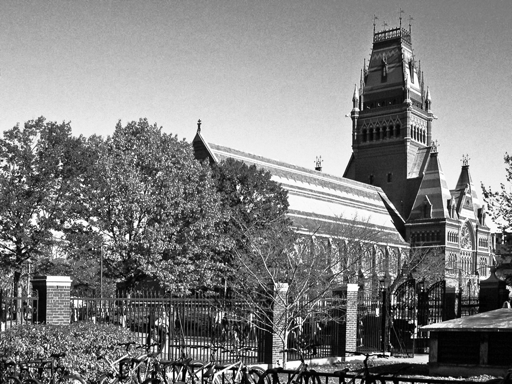
#> input picture hw4/Harvard_Small.png, 512 x 384 px
$ python P5_serial.py   (Python 2 division)
#> lines starting #> are read from the running program, lines starting #| are printed output that depends on the picture; after the words box and inside, x2 and y2 are one past the last pixel; in counts of white or black regions, pixels touching at a corner belong together; long printed decimals are rounded
import numpy as np
import matplotlib.image as img
import time

in_file_name = "Harvard_Small.png"
out_file_name = "Harvard_GrowRegion_CPU.png"

# Region growing constants [min, max]
seed_threshold = [0, 0.08];
threshold      = [0, 0.27];

def in_range(value, pair):
  '''True if value is in the range [pair[0],pair[1]]'''
  return pair[0] <= value <= pair[1]

def add_neighbors2D(i, j, width, height, data):
  '''Add all valid neighbor indices of (i,j) to the set data'''
  index = i*width + j        # Index of (i,j)
  if i > 0:
    data.add(index - width)  # Add (i-1,j)
  if i < height-1:
    data.add(index + width)  # Add (i+1,j)
  if j > 0:
    data.add(index - 1)      # Add (i,j-1)
  if j < width-1:
    data.add(index + 1)      # Add (i,j+1)

def index2ij(index, width, height):
  '''Transform an index to an (i,j) pair'''
  return index / width, index % width


if __name__ == '__main__':
  # Read image. BW images have R=G=B so extract the R-value
  image = img.imread(in_file_name)[:,:,0]
#> image: shape (384, 512) float32; min 0, max 1, mean 0.503
  height, width = np.int32(image.shape)
#> height = 384; width = 512
  print "Processing %d x %d image" % (width, height)
#| Processing 512 x 384 image

  # Initialize the image region as empty
  im_region = np.int8(np.zeros([height, width]))

  start_time = time.time()

  # Find any seed points in the image and add them to the region
  next_front = set()
  for i in xrange(0, height):
    for j in xrange(0, width):
      if in_range(image[i,j], seed_threshold):
        # This pixel is a seed pixel! Add it to the image region
        im_region[i,j] = 1
        # Add its neighbours to the next front
        add_neighbors2D(i, j, width, height, next_front)
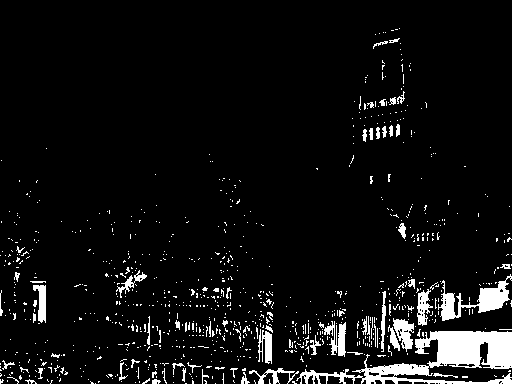
#> im_region: shape (384, 512) int8; values 0 (black) and 1 (white), 6.3% white; 896 white regions (828 under 20 px), largest, box (x1, y1, x2, y2) and area: (296, 331, 512, 384) 4341, (438, 274, 512, 321) 1153, (324, 321, 346, 357) 407

  # While the next front has pixels we need to process
  while len(next_front) > 0:
    # Swap front sets, this_front <= next_front, next_front = new set
    this_front, next_front = next_front, set()
    # For all the indices in this front
    for index in this_front:
      i,j = index2ij(index, width, height)  # Get (i,j)
      # If this front pixel isn't in the region, but it belongs in it
      if im_region[i,j] == 0 and in_range(image[i,j], threshold):
        # Add it!
        im_region[i,j] = 1;
        # Add its neighbours to the next front
        add_neighbors2D(i, j, width, height, next_front)
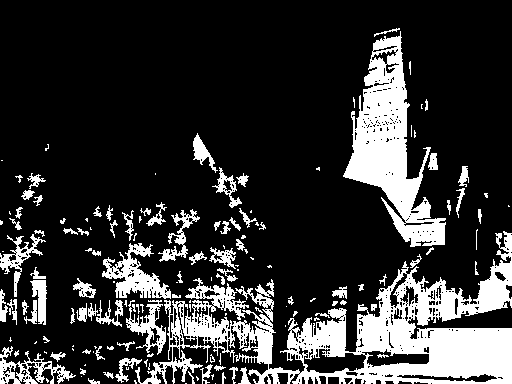
#> im_region: shape (384, 512) int8; values 0 (black) and 1 (white), 20.2% white; 153 white regions (64 under 20 px), largest, box (x1, y1, x2, y2) and area: (135, 231, 512, 384) 19591, (343, 31, 446, 247) 8730, (102, 243, 171, 299) 1623

  # Output
  stop_time = time.time()
  print "Serial: %f" % (stop_time - start_time)
#| Serial: 7.619
  img.imsave(out_file_name, im_region, cmap='gray')
